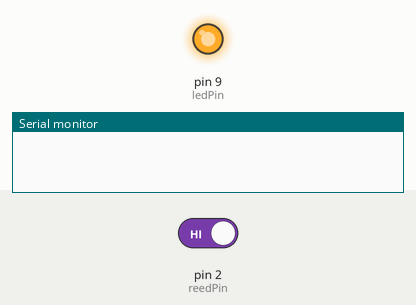
This sketch was run on a simulated Arduino Uno, built with avr-gcc and run on an emulated ATmega328P. On the bench: output pins drawn as LEDs (lit = HIGH), the last lines printed to the serial monitor. The inputs (shaded band) are chosen by the test bench; at power-on: pin 2 (reedPin) HIGH.

Above: at 0.01 s.
At 2.2 s:
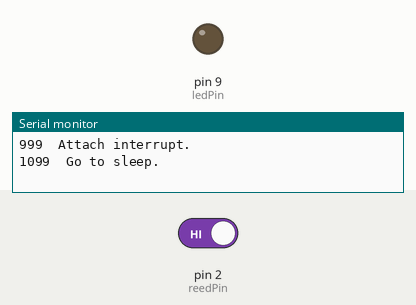
2.3 s: pin 2 (reedPin) driven LOW
Timing chart, 0 to 5.3 s (numbered marks = the images above; inputs shaded):
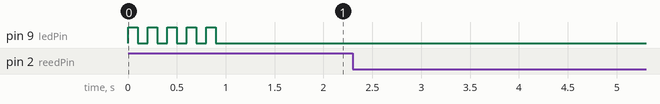

The sketch:

Testing_Interrupts_Timers.ino
```cpp
#include <LowPower.h>

const int reedPin = 2;
const int ledPin = 9;
int TipCounter = 0;
volatile bool tipEventDetected = false;
unsigned long timeOfLastTip = 0;

void setup() {
  // put your setup code here, to run once:
    pinMode(ledPin, OUTPUT);
    pinMode(reedPin, INPUT);
    Serial.begin(9600);
    ledBlink(5, 100);
}

void loop() {
    Serial.print(millis());
    Serial.println("\tAttach interrupt.");
    delay(100);
    attachInterrupt(0, tipEvent, LOW);

    Serial.print(millis());
    Serial.println("\tGo to sleep.");
    delay(100);
    LowPower.idle(SLEEP_2S, ADC_OFF, TIMER2_OFF, TIMER1_OFF, TIMER0_OFF, SPI_OFF, USART0_OFF, TWI_OFF);

    Serial.print(millis());
    Serial.println("\tDetach interrupt.");
    delay(100);
    detachInterrupt(0);

    if (tipEventDetected == true)
    {
        TipCounter++;
        Serial.print(millis());
        Serial.print("\tTipCounter now at ");
        Serial.println(TipCounter);
        delay(100);
        tipEventDetected = false;
    }
}

void tipEvent()
{
    if ((int(millis() - timeOfLastTip) >= 500) || (timeOfLastTip == 0))
    {
        tipEventDetected = true;
        timeOfLastTip = millis();
    }
}

void ledBlink(int flashes, int interval)
{
    for(int i=0; i<flashes; i++)
    {
        digitalWrite(ledPin, HIGH);
        delay(interval);
        digitalWrite(ledPin, LOW);
        delay(interval);
    }
}
```
